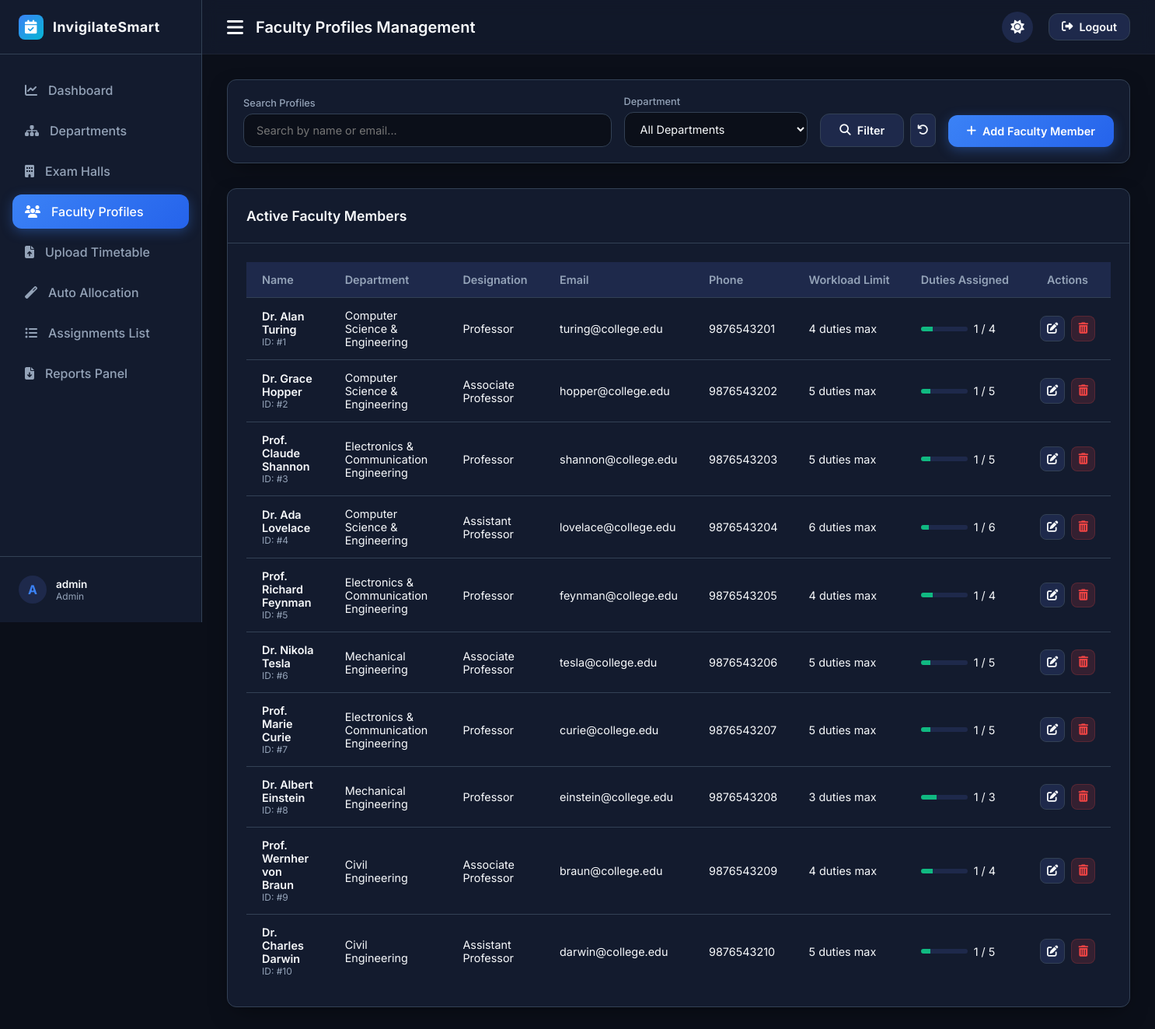
Screenshot of /admin/faculty (signed in) with the database file from the repository.
### models/faculty.py (models this page shows, shortened)
class Faculty(db.Model):
    __tablename__ = 'faculty'
    id = db.Column(db.Integer, primary_key=True)
    name = db.Column(db.String(100), nullable=False)
    email = db.Column(db.String(100), nullable=False, unique=True)
    phone = db.Column(db.String(15), nullable=False)
    department_id = db.Column(db.Integer, db.ForeignKey('departments.id', ondelete='CASCADE'), nullable=False)
    designation = db.Column(db.String(50), nullable=False)
    unavailable_dates = db.Column(db.Text, default='') # Comma-separated YYYY-MM-DD
    max_duties = db.Column(db.Integer, nullable=False, default=5)
    total_assigned_duties = db.Column(db.Integer, nullable=False, default=0)
    assignments = db.relationship('Assignment', backref='faculty', cascade='all, delete-orphan')
    notifications = db.relationship('Notification', backref='faculty', cascade='all, delete-orphan')
    user = db.relationship('User', backref='faculty', uselist=False, cascade='all, delete-orphan')

### models/department.py (models this page shows, shortened)
class Department(db.Model):
    __tablename__ = "departments"
    id = db.Column(
        db.Integer,
        primary_key=True
    )
    name = db.Column(
        db.String(100),
        nullable=False,
        unique=True
    )
    faculty = db.relationship(
        "Faculty",
        backref="department",
        lazy=True
    )
    exams = db.relationship(
        "Exam",
        backref="department",
        lazy=True
    )

### routes/admin.py (the view, shortened to what this page needs)
@admin_bp.route('/faculty', methods=['GET', 'POST'])
def faculty():
    depts = Department.query.all()
    search_q = request.args.get('search', '').strip()
    dept_filter = request.args.get('department_id', '')
    query = Faculty.query
    if search_q:
        query = query.filter(Faculty.name.like(f"%{search_q}%") | Faculty.email.like(f"%{search_q}%"))
    if dept_filter:
        query = query.filter_by(department_id=int(dept_filter))
    faculty_list = query.all()
    return render_template('admin/faculty.html', faculty_list=faculty_list, departments=depts)

### routes/admin.py (called while the page is built)
@admin_bp.before_request
@role_required('admin')
def before_request():
    pass

### routes/auth.py (called while the page is built, shortened)
def role_required(role):
    def decorator(f):
        @wraps(f)
        def decorated_function(*args, **kwargs):
            if "user_id" not in session:
                flash("Please login first.", "error")
                return redirect(url_for("auth.login"))
            return f(*args, **kwargs)
        return decorated_function
    return decorator

### templates/admin/faculty.html (shortened to what this page needs)
{% extends "base.html" %}
{% block page_title %}Faculty Profiles Management{% endblock %}
{% block content %}
<div class="filters-bar">
    <form method="GET" action="{{ url_for('admin.faculty') }}" style="display: flex; flex-grow: 1; gap: 16px; flex-wrap: wrap; align-items: flex-end;">
        <div class="filter-item" style="flex: 2;">
            <label for="search">Search Profiles</label>
            <input type="text" id="search" name="search" class="form-control" placeholder="Search by name or email..." value="{{ request.args.get('search', '') }}">
        </div>
        <div class="filter-item">
            <label for="department_id">Department</label>
            <select id="department_id" name="department_id" class="form-control">
                <option value="">All Departments</option>
            </select>
        </div>
        <div style="display: flex; gap: 8px;">
            <button type="submit" class="btn btn-secondary">
                <i class="fas fa-search"></i><span>Filter</span>
            </button>
            <a href="{{ url_for('admin.faculty') }}" class="btn btn-secondary btn-icon" title="Reset Filters">
                <i class="fas fa-undo"></i>
            </a>
        </div>
    </form>
    <button class="btn btn-primary" id="btn-add-faculty">
        <i class="fas fa-plus"></i><span>Add Faculty Member</span>
    </button>
</div>
<div class="panel-card">
    <div class="panel-header">
        <h3 class="panel-title">Active Faculty Members</h3>
    </div>
    <div class="panel-body">
        <div class="table-container">
            <table class="custom-table">
                <thead>
                    <tr>
                        <th>Name</th>
                        <th>Department</th>
                        <th>Designation</th>
                        <th>Email</th>
                        <th>Phone</th>
                        <th>Workload Limit</th>
                        <th>Duties Assigned</th>
                        <th style="text-align: center;">Actions</th>
                    </tr>
                </thead>
                <tbody>
                    {% if faculty_list %}
                        {% for fac in faculty_list %}
                            <tr>
                                <td>
                                    <div style="font-weight: 600;">{{ fac.name }}</div>
                                    <div style="font-size: 0.75rem; color: var(--text-secondary);">ID: #{{ fac.id }}</div>
                                </td>
                                <td>{{ fac.department.name }}</td>
                                <td>{{ fac.designation }}</td>
                                <td>{{ fac.email }}</td>
                                <td>{{ fac.phone }}</td>
                                <td>{{ fac.max_duties }} duties max</td>
                                <td>
                                    <div style="display: flex; align-items: center; gap: 8px;">
                                        <div style="width: 60px; height: 6px; background-color: var(--bg-tertiary); border-radius: 3px; overflow: hidden;">
                                            <div style="width: {{ (fac.total_assigned_duties / fac.max_duties) * 100 if fac.max_duties > 0 else 0 }}%; height: 100%; background-color: {% if fac.total_assigned_duties >= fac.max_duties %}var(--danger){% elif fac.total_assigned_duties >= fac.max_duties * 0.7 %}var(--warning){% else %}var(--success){% endif %};"></div>
                                        </div>
                                        <span>{{ fac.total_assigned_duties }} / {{ fac.max_duties }}</span>
                                    </div>
                                </td>
                                <td>
                                    <div style="display: flex; gap: 8px; justify-content: center;">
                                        <button class="btn btn-secondary btn-icon btn-edit-fac"
                                                data-id="{{ fac.id }}"
                                                data-name="{{ fac.name }}"
                                                data-email="{{ fac.email }}"
                                                data-phone="{{ fac.phone }}"
                                                data-dept="{{ fac.department_id }}"
                                                data-desg="{{ fac.designation }}"
                                                data-max="{{ fac.max_duties }}"
                                                data-unav="{{ fac.unavailable_dates }}"
                                                title="Edit Profile">
                                            <i class="fas fa-edit"></i>
                                        </button>
                                        <form method="POST" action="{{ url_for('admin.delete_faculty', id=fac.id) }}" onsubmit="return confirm('Are you sure you want to delete this faculty member? Their login account will also be deleted.');">
                                            <button type="submit" class="btn btn-danger btn-icon" title="Delete Profile">
                                                <i class="fas fa-trash-alt"></i>
                                            </button>
                                        </form>
                                    </div>
                                </td>
                            </tr>
                        {% endfor %}
                    {% endif %}
                </tbody>
            </table>
        </div>
    </div>
</div>
{% endblock %}

### static/css/style.css (style rules this page uses)
:root { --bg-primary: #0b0f19; --bg-secondary: #131b2e; --bg-tertiary: #1e294b; --text-primary: #f8fafc; --text-secondary: #94a3b8; --accent-blue: #3b82f6; --accent-blue-hover: #2563eb; --accent-blue-glow: rgba(59, 130, 246, 0.35); --success: #10b981; --success-bg: rgba(16, 185, 129, 0.15); --warning: #f59e0b; --warning-bg: rgba(245, 158, 11, 0.15); --danger: #ef4444; --danger-bg: rgba(239, 68, 68, 0.15); --info: #06b6d4; --info-bg: rgba(6, 182, 212, 0.15); --border-color: #334155; --card-shadow: 0 10px 30px -10px rgba(0, 0, 0, 0.5); --sidebar-width: 260px; --header-height: 70px; --border-radius: 12px; --transition: all 0.3s cubic-bezier(0.4, 0, 0.2, 1); --glass-bg: rgba(19, 27, 46, 0.8); --glass-border: rgba(255, 255, 255, 0.05); }
* { margin: 0; padding: 0; box-sizing: border-box; }
body { font-family: 'Inter', sans-serif; background-color: var(--bg-primary); color: var(--text-primary); min-height: 100vh; overflow-x: hidden; transition: var(--transition); }
a { color: inherit; text-decoration: none; }
button, input, select, textarea { font-family: inherit; color: inherit; background: none; border: none; outline: none; }
.panel-card { background-color: var(--bg-secondary); border: 1px solid var(--border-color); border-radius: var(--border-radius); box-shadow: var(--card-shadow); display: flex; flex-direction: column; }
.panel-header { padding: 24px; border-bottom: 1px solid var(--border-color); display: flex; justify-content: space-between; align-items: center; flex-wrap: wrap; gap: 16px; }
.panel-title { font-size: 1.1rem; font-weight: 600; }
.panel-body { padding: 24px; }
.table-container { overflow-x: auto; width: 100%; }
.custom-table { width: 100%; border-collapse: collapse; text-align: left; font-size: 0.9rem; }
.custom-table th { background-color: var(--bg-tertiary); color: var(--text-secondary); font-weight: 600; padding: 14px 20px; border-bottom: 1px solid var(--border-color); white-space: nowrap; }
.custom-table td { padding: 14px 20px; border-bottom: 1px solid var(--border-color); vertical-align: middle; }
.custom-table tr:last-child td { border-bottom: none; }
.form-control { background-color: var(--bg-primary); border: 1px solid var(--border-color); border-radius: var(--border-radius); padding: 12px 16px; color: var(--text-primary); font-size: 0.9rem; width: 100%; transition: var(--transition); }
.btn { display: inline-flex; align-items: center; justify-content: center; gap: 8px; padding: 12px 24px; border-radius: var(--border-radius); font-weight: 600; font-size: 0.9rem; cursor: pointer; transition: var(--transition); text-align: center; }
.btn-primary { background: linear-gradient(135deg, var(--accent-blue), var(--accent-blue-hover)); color: #fff; box-shadow: 0 4px 15px var(--accent-blue-glow); }
.btn-secondary { background-color: var(--bg-tertiary); color: var(--text-primary); border: 1px solid var(--border-color); }
.btn-danger { background-color: var(--danger-bg); color: var(--danger); border: 1px solid rgba(239, 68, 68, 0.2); }
.btn-icon { padding: 8px; border-radius: 8px; }
.filters-bar { background-color: var(--bg-secondary); border: 1px solid var(--border-color); border-radius: var(--border-radius); padding: 20px; box-shadow: var(--card-shadow); display: flex; flex-wrap: wrap; gap: 16px; align-items: flex-end; }
.filter-item { flex: 1; min-width: 160px; display: flex; flex-direction: column; gap: 6px; }
.filter-item label { font-size: 0.8rem; color: var(--text-secondary); font-weight: 500; }

### rows the page displays
Faculty: name "Dr. Alan Turing", id "1", department.name "Computer Science & Engineering", designation "Professor", email "turing@college.edu", phone "9876543201", max_duties "4", total_assigned_duties "1"
Faculty: name "Dr. Grace Hopper", id "2", department.name "Computer Science & Engineering", designation "Associate Professor", email "hopper@college.edu", phone "9876543202", max_duties "5", total_assigned_duties "1"
Faculty: name "Prof. Claude Shannon", id "3", department.name "Electronics & Communication Engineering", designation "Professor", email "shannon@college.edu", phone "9876543203", max_duties "5", total_assigned_duties "1"
Faculty: name "Dr. Ada Lovelace", id "4", department.name "Computer Science & Engineering", designation "Assistant Professor", email "lovelace@college.edu", phone "9876543204", max_duties "6", total_assigned_duties "1"
Faculty: name "Prof. Richard Feynman", id "5", department.name "Electronics & Communication Engineering", designation "Professor", email "feynman@college.edu", phone "9876543205", max_duties "4", total_assigned_duties "1"
Faculty: name "Dr. Nikola Tesla", id "6", department.name "Mechanical Engineering", designation "Associate Professor", email "tesla@college.edu", phone "9876543206", max_duties "5", total_assigned_duties "1"
Faculty: name "Prof. Marie Curie", id "7", department.name "Electronics & Communication Engineering", designation "Professor", email "curie@college.edu", phone "9876543207", max_duties "5", total_assigned_duties "1"
Faculty: name "Dr. Albert Einstein", id "8", department.name "Mechanical Engineering", designation "Professor", email "einstein@college.edu", phone "9876543208", max_duties "3", total_assigned_duties "1"
Faculty: name "Prof. Wernher von Braun", id "9", department.name "Civil Engineering", designation "Associate Professor", email "braun@college.edu", phone "9876543209", max_duties "4", total_assigned_duties "1"
Faculty: name "Dr. Charles Darwin", id "10", department.name "Civil Engineering", designation "Assistant Professor", email "darwin@college.edu", phone "9876543210", max_duties "5", total_assigned_duties "1"

### other values shown
{{ session.get('username')[0].upper() if session.get('username') else 'U' }} "A"
{{ session.get('username') }} "admin"
{{ session.get('role') }} "Admin"
